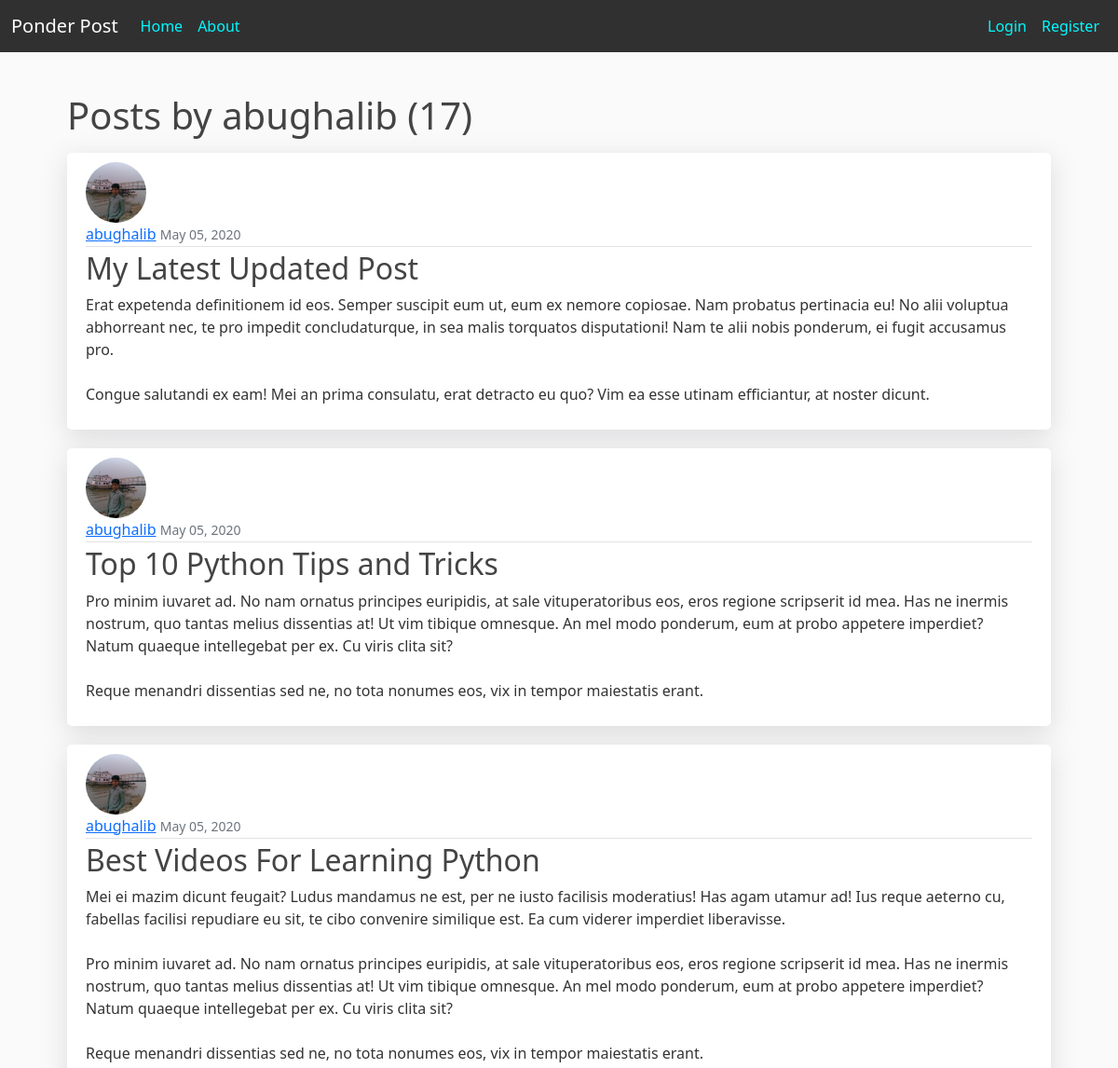
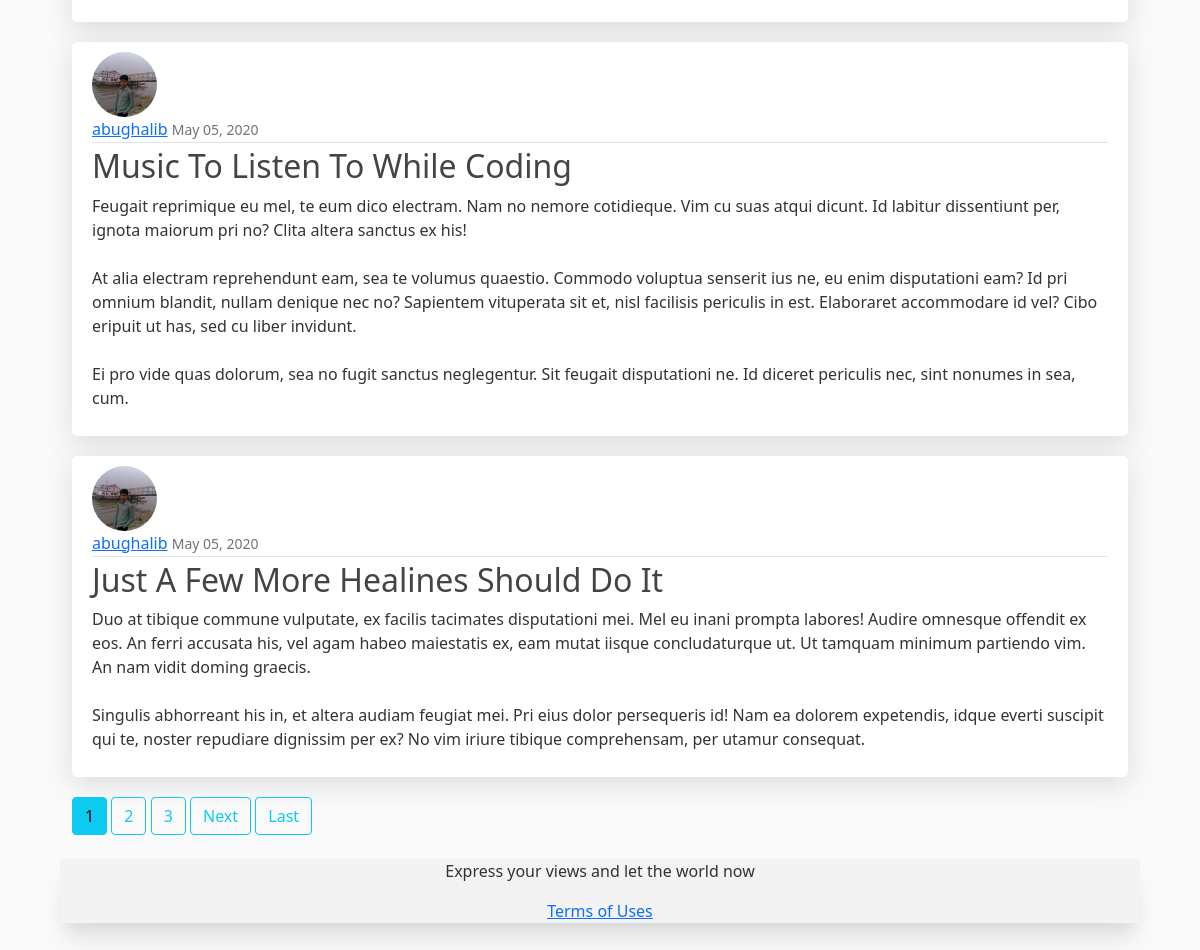
The app's page /user/abughalib/ with its own data (2 pictures, top to bottom).
### blog/models.py (models this page shows, shortened)
class Post(models.Model):
    title = models.CharField(max_length=100)
    content = models.TextField()
    date_posted = models.DateTimeField(default=timezone.now)
    author = models.ForeignKey(User, on_delete=models.CASCADE)

### users/models.py (models this page shows, shortened)
class Profile(models.Model):
    user = models.OneToOneField(User, on_delete=models.CASCADE)
    image = models.ImageField(default='default.jpg', upload_to='profile_pics')

### blog/views.py (the view)
# urls.py: path('user/<str:username>/', UserPostListView.as_view(), name='user-posts'),
class UserPostListView(ListView):
    model = Post
    template_name = 'blog/user_posts.html'
    context_object_name = 'posts'
    paginate_by = 5
    def get_queryset(self):
        user = get_object_or_404(User, username=self.kwargs.get('username'))
        return Post.objects.filter(author=user).order_by('-date_posted')

### templates/blog/user_posts.html (shortened to what this page needs)
{% extends "blog/base.html" %}
{% block content %}
    <h1 class="mb-3">Posts by {{ view.kwargs.username }} ({{ page_obj.paginator.count }})</h1>
    {% for post in posts %}
        <article class="media content-section">
        <img class="rounded-circle article-img" src="{{ post.author.profile.image.url }}" alt="No PP">
          <div class="media-body">
            <div class="article-metadata">
              <a class="mr-2" href="{% url 'user-posts' post.author.username %}">{{ post.author }}</a>
              <small class="text-muted">{{ post.date_posted|date:"F d, Y" }}</small>
            </div>
            <h2><a class="article-title" href="{% url 'post-detail' post.id %}">{{ post.title }}</a></h2>
            <p class="article-content">{{ post.content }}</p>
          </div>
        </article>
    {% endfor %}
    {% if is_paginated %}
        {% for num in page_obj.paginator.page_range %}
            {% if page_obj.number == num %}
                <a class="btn btn-info mb-4" href="?page={{ num }}">{{ num }}</a>
            {% elif num > page_obj.number|add:'-3' and num < page_obj.number|add:'3' %}
                <a class="btn btn-outline-info mb-4" href="?page={{ num }}">{{ num }}</a>
            {% endif %}
        {% endfor %}
        {% if page_obj.has_next %}
            <a class="btn btn-outline-info mb-4" href="?page={{ page_obj.next_page_number }}">Next</a>
            <a class="btn btn-outline-info mb-4" href="?page={{ page_obj.paginator.num_pages }}">Last</a>
        {% endif %}
    {% endif %}
{% endblock content %}

### blog/static/blog/main.css (style rules this page uses)
body { background: #fafafa; color: #333333; margin: 100px 5%; }
h1, h2, h3, h4, h5, h6 { color: #444444; }
.content-section { background: #ffffff; padding: 10px 20px; box-shadow: rgba(100, 100, 111, 0.2) 0 7px 29px 0; border-radius: 5px; margin-bottom: 20px; }
.article-title { color: #444444; text-decoration: none; transition: 0.3s; }
.article-content { white-space: pre-line; }
.article-img { height: 65px; width: 65px; margin-right: 16px; }
.article-metadata { padding-bottom: 1px; margin-bottom: 4px; border-bottom: 1px solid #e3e3e3 }

### records on screen
Post: author.profile.image (picture), author "abughalib", date_posted "May 05, 2020", title "My Latest Updated Post", content "Erat expetenda definitionem id eos. Semper suscipit eum ut, eum ex nemore copiosae. Nam probatus pertinacia eu! No alii voluptua abhorreant nec, te pro impedit concludaturque, in sea malis torquatos disputationi! Nam te alii nobis ponderum, ei fugit accusamus pro. Congue salutandi ex eam! Mei an prima consulatu, erat detracto eu quo? Vim ea esse utinam efficiantur, at noster dicunt."
Post: author.profile.image (picture), author "abughalib", date_posted "May 05, 2020", title "Top 10 Python Tips and Tricks", content "Pro minim iuvaret ad. No nam ornatus principes euripidis, at sale vituperatoribus eos, eros regione scripserit id mea. Has ne inermis nostrum, quo tantas melius dissentias at! Ut vim tibique omnesque. An mel modo ponderum, eum at probo appetere imperdiet? Natum quaeque intellegebat per ex. Cu viris clita sit? Reque menandri dissentias sed ne, no tota nonumes eos, vix in tempor maiestatis erant."
Post: author.profile.image (picture), author "abughalib", date_posted "May 05, 2020", title "Best Videos For Learning Python", content "Mei ei mazim dicunt feugait? Ludus mandamus ne est, per ne iusto facilisis moderatius! Has agam utamur ad! Ius reque aeterno cu, fabellas facilisi repudiare eu sit, te cibo convenire similique est. Ea cum viderer imperdiet liberavisse. Pro minim iuvaret ad. No nam ornatus principes euripidis, at sale vituperatoribus eos, eros regione scripserit id mea. Has ne inermis nostrum, quo tantas melius dissentias at! Ut vim tibique omnesque. An mel modo ponderum, eum at probo appetere imperdiet? Natum quaeque intellegebat per ex. Cu viris clita sit? Reque menandri dissentias sed ne, no tota nonumes eos, vix in tempor maiestatis erant."
Post: author.profile.image (picture), author "abughalib", date_posted "May 05, 2020", title "Music To Listen To While Coding", content "Feugait reprimique eu mel, te eum dico electram. Nam no nemore cotidieque. Vim cu suas atqui dicunt. Id labitur dissentiunt per, ignota maiorum pri no? Clita altera sanctus ex his! At alia electram reprehendunt eam, sea te volumus quaestio. Commodo voluptua senserit ius ne, eu enim disputationi eam? Id pri omnium blandit, nullam denique nec no? Sapientem vituperata sit et, nisl facilisis periculis in est. Elaboraret accommodare id vel? Cibo eripuit ut has, sed cu liber invidunt. Ei pro vide quas dolorum, sea no fugit sanctus neglegentur. Sit feugait disputationi ne. Id diceret periculis nec, sint nonumes in sea, cum."
Post: author.profile.image (picture), author "abughalib", date_posted "May 05, 2020", title "Just A Few More Healines Should Do It", content "Duo at tibique commune vulputate, ex facilis tacimates disputationi mei. Mel eu inani prompta labores! Audire omnesque offendit ex eos. An ferri accusata his, vel agam habeo maiestatis ex, eam mutat iisque concludaturque ut. Ut tamquam minimum partiendo vim. An nam vidit doming graecis. Singulis abhorreant his in, et altera audiam feugiat mei. Pri eius dolor persequeris id! Nam ea dolorem expetendis, idque everti suscipit qui te, noster repudiare dignissim per ex? No vim iriure tibique comprehensam, per utamur consequat."

### other values on screen
{{ view.kwargs.username }} "abughalib"
{{ page_obj.paginator.count }} "17"
{{ num }} "1"
{{ num }} "2" "3"
